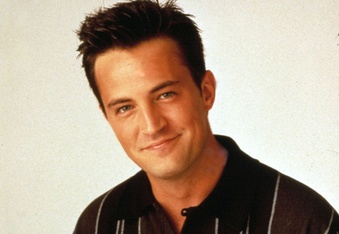
#> input picture model/images_dataset/test_images/Matthew_8.jpg, 339 x 234 px, shrunk from 868 x 600 before the run
$ jupyter execute processing.ipynb
#> lines starting #> are read from the running program, lines starting #| are printed output that depends on the picture; after the words box and inside, x2 and y2 are one past the last pixel; in counts of white or black regions, pixels touching at a corner belong together
[cell 1]
import numpy as np
import cv2
import matplotlib
from matplotlib import pyplot as plt

## Preprocessing - example

[cell 2]
img = cv2.imread('./images_dataset/test_images/Matthew_8.jpg')
#> img is the input picture: shape (234, 339, 3); mean B, G, R 143.6, 161.3, 178.9

print(img.shape)
#| (234, 339, 3)
plt.imshow(img)

[cell 3]
gray = cv2.cvtColor(img, cv2.COLOR_BGR2GRAY)
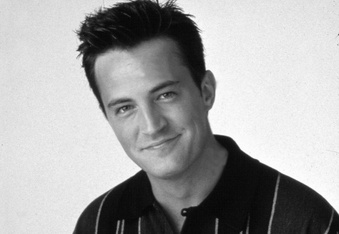
#> gray: shape (234, 339); min 4, max 255, mean 164.5
print(gray.shape)
#| (234, 339)
plt.imshow(gray, cmap='gray')

### Face and eyes

[cell 4]
face_cascade = cv2.CascadeClassifier('./opencv/haarcascades/haarcascade_frontalface_default.xml')
eye_cascade = cv2.CascadeClassifier('./opencv/haarcascades/haarcascade_eye.xml')

faces = face_cascade.detectMultiScale(gray, 1.3, 5) # faces are detected in the gray image
#> faces = [[81, 54, 122, 122]]
print(faces[0]) # select first face
#| [ 81  54 122 122]

[cell 5]
(x,y,w,h) = faces[0]
#> x = 81; y = 54; w = 122; h = 122
face_img = cv2.rectangle(img,(x,y),(x+w,y+h),(255,0,0), 2) # plot in the color image
plt.imshow(face_img)

[cell 6]
for (x,y,w,h) in faces:
    face_img = cv2.rectangle(img,(x,y),(x+w,y+h),(255,0,0),2)
    roi_color = face_img[y:y+h, x:x+w]

    roi_gray = gray[y:y+h, x:x+w]
    eyes = eye_cascade.detectMultiScale(roi_gray)  # eyes are detected in the gray image

    for (ex,ey,ew,eh) in eyes:
        cv2.rectangle(roi_color,(ex,ey),(ex+ew,ey+eh),(0,255,0),2) # plot in the color image
#> this loop made 1 pass
#> (x, y, w, h, eyes) on pass 1: (81, 54, 122, 122, [[68, 29, 27, 27], [28, 43, 27, 27]])
#> pass 1, `roi_color = face_img[y:y+h, x:x+w]`:
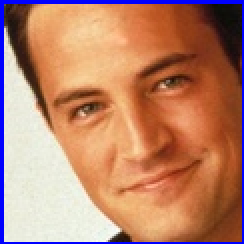
#> roi_color: shape (122, 122, 3) (shown 2 times larger); mean B, G, R 107.5, 131.2, 185.7
#> pass 1, `roi_gray = gray[y:y+h, x:x+w]`:
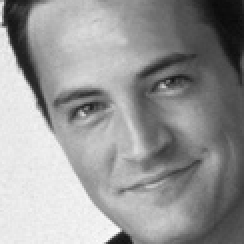
#> roi_gray: shape (122, 122) (shown 2 times larger); min 10, max 251, mean 150.5
#> after the loop:
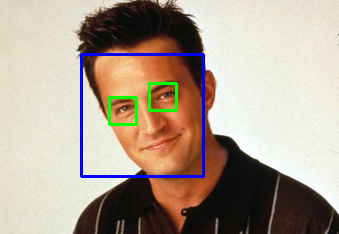
#> img: shape (234, 339, 3); mean B, G, R 145.8, 160, 174.2
#> after the loop:
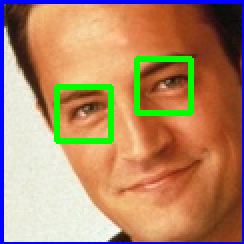
#> roi_color: shape (122, 122, 3) (shown 2 times larger); 4.3% of pixels changed, all inside (x1, y1, x2, y2) = (27, 28, 97, 72)


plt.figure()
plt.imshow(face_img)
plt.show()

### Crop the facial region of the imag

[cell 7]
plt.imshow(roi_color)

[cell 8]
cropped_img = np.array(roi_color)
print(cropped_img)
#> (printed output is left out)

### Wavelet transform

[cell 9]
import pywt

def w2d(img, mode='haar', level=1):
#> called with mode = 'db1', level = 5
    imArray = img
    #Datatype conversions
    #convert to grayscale
    imArray = cv2.cvtColor( imArray,cv2.COLOR_RGB2GRAY )
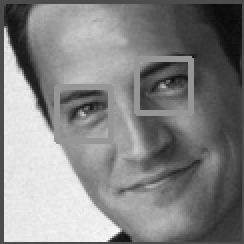
#> imArray: shape (122, 122) (shown 2 times larger); min 9, max 249, mean 131.6
    #convert to float
    imArray =  np.float32(imArray)
    imArray /= 255;
    # compute coefficients
    coeffs=pywt.wavedec2(imArray, mode, level=level)
#> coeffs = 6 items

    #Process Coefficients
    coeffs_H=list(coeffs)
#> coeffs_H = 6 items
    coeffs_H[0] *= 0;

    # reconstruction
    imArray_H=pywt.waverec2(coeffs_H, mode);
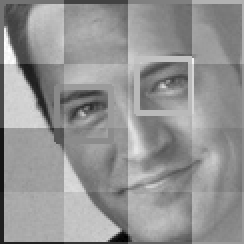
#> imArray_H: shape (122, 122) float32 (shown 2 times larger); min -0.649, max 0.484, mean 0.00848; drawn with min black and max white
    imArray_H *= 255;
    imArray_H =  np.uint8(imArray_H)
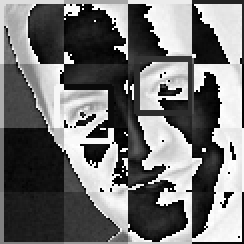
#> imArray_H: shape (122, 122) (shown 2 times larger); min 0, max 255, mean 113.8

    return imArray_H

[cell 10]
im_har = w2d(cropped_img,'db1',5)
plt.imshow(im_har, cmap='gray')

### Function: detect 2 eyes and face

[cell 11]
def get_cropped_image_if_2_eyes(image_path):

    img = cv2.imread(image_path)
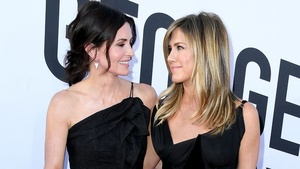
#> input picture model/images_dataset/original/Courteney_Cox/Courteney_18.jpg, 300 x 169 px, shrunk from 768 x 432 before the run
#> img is the input picture: shape (169, 300, 3); mean B, G, R 147.9, 145.9, 150.3
    gray = cv2.cvtColor(img, cv2.COLOR_BGR2GRAY)
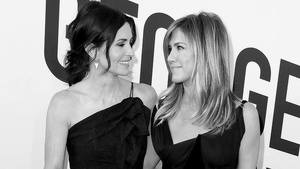
#> gray: shape (169, 300); min 0, max 254, mean 147.4
    faces = face_cascade.detectMultiScale(gray, 1.3, 5)
#> faces = ()

    for (x,y,w,h) in faces:
        roi_gray = gray[y:y+h, x:x+w]
        roi_color = img[y:y+h, x:x+w]
        eyes = eye_cascade.detectMultiScale(roi_gray)
        if len(eyes) >= 2:
            return roi_color
#> this loop made 0 passes
